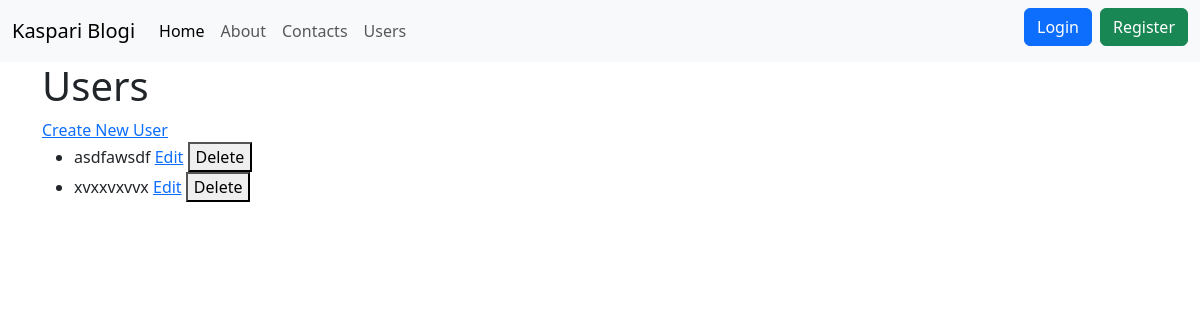
The app's page /users, older data.
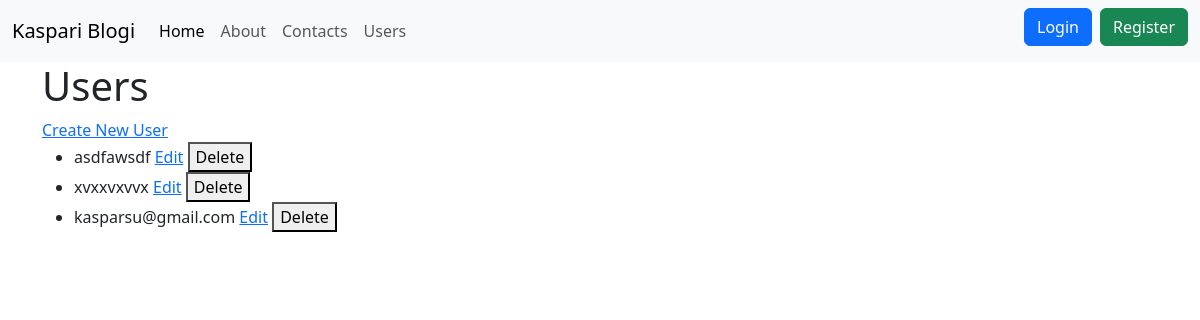
The same page, newer data.
### tables this page shows
CREATE TABLE users
(
    id       integer
        constraint users_pk
            primary key autoincrement,
    email    text not null
        constraint users_pk2
            unique,
    password text not null
);

### src/Router.php (called while the page is built, shortened)
<?php
class Router {
    public static $routes = [];
    public $path;
    public $method;
    public function __construct($path, $method)
    {
        $this->path = parse_url($path, PHP_URL_PATH);
        $this->method = $method;
    }
    public function match(){
        foreach(self::$routes as $route){
            $routePattern = preg_replace('/\{([a-zA-Z]+)\}/', '([a-zA-Z0-9_\-]+)', $route['path']);
            if (preg_match("#^{$routePattern}$#", $this->path, $matches) && $route['method'] === $this->method) {
                array_shift($matches);
                $route['params'] = $matches;
                return $route;
            }
        }
        return null;
    }
    public static function addRoute($method, $path, $action){
        self::$routes[] = [
            'method' => $method,
            'path' => $path,
            'action' => $action
        ];
    }
}

### src/Controllers/UserController.php (called while the page is built, shortened)
<?php
class UserController {
    public function index() {
        $users = User::all();
        include __DIR__ . '/../../views/users/index.php';
    }
}

### src/Models/User.php (called while the page is built, shortened)
<?php
class User extends Model {
    public static function auth(){
        return null;
    }
}

### helpers.php (called while the page is built, shortened)
<?php
function auth(){
    return User::auth();
}

### src/DB.php (called while the page is built, shortened)
<?php
class DB {
    public $conn;
    public function __construct()
    {
        try {
            $this->conn = new PDO("sqlite:" . __DIR__ . "/../db.sqlite");
            $this->conn->setAttribute(PDO::ATTR_ERRMODE, PDO::ERRMODE_EXCEPTION);
        } catch(PDOException $e) {
            echo "Connection failed: " . $e->getMessage();
        }
    }
    public function all($table, $class){
        $stmt = $this->conn->prepare("SELECT * FROM $table");
        $stmt->execute();
        $stmt->setFetchMode(PDO::FETCH_CLASS, $class);
        return $stmt->fetchAll();
    }
}

### src/Models/Model.php (called while the page is built, shortened)
<?php
class Model {
    public static $table;
    public static function all(){
        $db = new DB();
        return $db->all(static::$table, static::class);
    }
}

### views/users/index.php (the view)
<?php include __DIR__ . '/../partials/header.php' ?>
    <h1>Users</h1>
    <a href="/users/create">Create New User</a>
    <ul>
        <?php foreach ($users as $user): ?>
            <li>
                <?php echo htmlspecialchars($user->email); ?>
                <a href="/users/edit/<?php echo $user->id; ?>">Edit</a>
                <form action="/users/destroy/<?php echo $user->id; ?>" method="POST" style="display:inline;">
                    <button type="submit">Delete</button>
                </form>
            </li>
        <?php endforeach; ?>
    </ul>

### public/index.php (shortened to what this page needs)
<?php
require_once __DIR__ . '/../helpers.php';
$router = new Router($_SERVER['REQUEST_URI'], $_SERVER['REQUEST_METHOD']);
$match = $router->match();
if ($match) {
    $action = $match['action'];
    $params = $match['params'] ?? [];
    if (is_callable($action)) {
        call_user_func($action);
    } else if (is_array($action) && count($action) === 2) {
        [$controller, $method] = $action;
        if (class_exists($controller) && method_exists($controller, $method)) {
            call_user_func_array([new $controller, $method], $params);
        } else {
            http_response_code(404);
            include __DIR__ . '/../views/404.php';
        }
    }
} else {
    http_response_code(404);
    include __DIR__ . '/../views/404.php';
}

### views/partials/header.php (shortened to what this page needs)
<!DOCTYPE html>
<html lang="en">
<head>
    <link href="https://cdn.jsdelivr.net/npm/bootstrap@5.3.2/dist/css/bootstrap.min.css" rel="stylesheet">
</head>
<body>
    <?php include 'nav.php' ?>
<div class="container">

### views/partials/nav.php (shortened to what this page needs)
<nav class="navbar navbar-expand-lg bg-body-tertiary">
  <div class="container-fluid">
    <a class="navbar-brand" href="/">Kaspari Blogi</a>
    <div class="collapse navbar-collapse justify-content-between" id="navbarNav">
      <ul class="navbar-nav">
        <li class="nav-item">
          <a class="nav-link active" aria-current="page" href="/">Home</a>
        </li>
        <li class="nav-item">
          <a class="nav-link" href="/about">About</a>
        </li>
        <li class="nav-item">
          <a class="nav-link" href="/contacts">Contacts</a>
        </li>
        <li>
          <a class="nav-link" href="/users">Users</a>
        </li>
      </ul>
      <ul class="navbar-nav">
        <?php if(auth()): ?>
          <li class="nav-item dropdown">
            <a class="nav-link dropdown-toggle" href="#" role="button" data-bs-toggle="dropdown" aria-expanded="false">
              <?=auth()->email?>
            </a>
            <ul class="dropdown-menu">
              <li><a class="dropdown-item" href="/logout">Logout</a></li>
            </ul>
          </li>
        <?php else: ?>
          <li class="nav-item me-2 mb-2">
            <a href="/login" class="btn btn-primary">Login</a>
          </li>
          <li class="nav-item">
            <a href="/register" class="btn btn-success">Register</a>
          </li>
        <?php endif ?>
      </ul>
    </div>
  </div>
</nav>

Row changes from the older to the newer data that the page shows:
added users: email "kasparsu@gmail.com"
